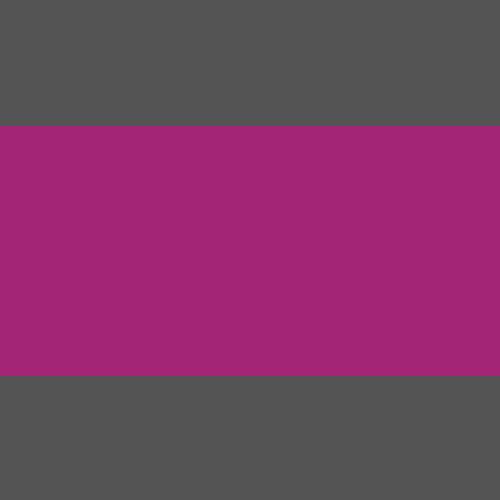
Frame 1 (no input)
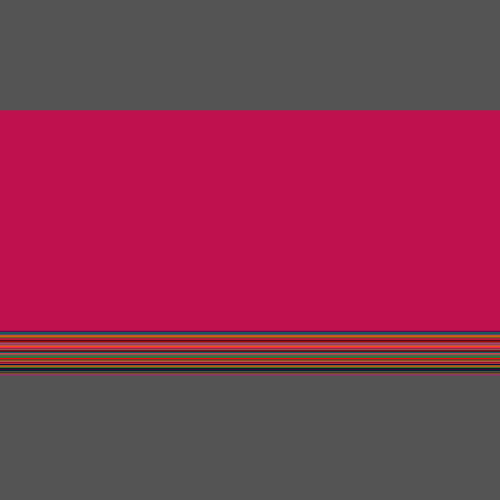
Frame 60 (the mouse pressed at the canvas centre just before this capture)
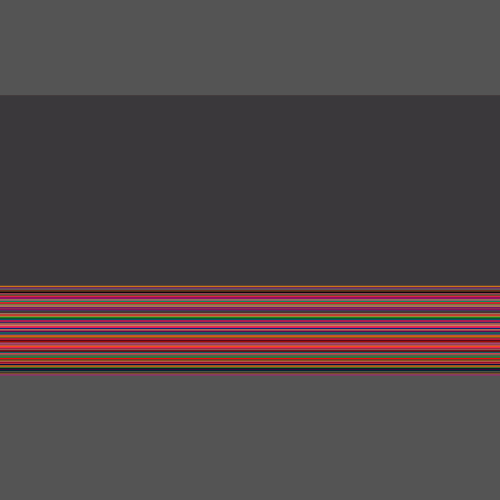
Frame 120 (the mouse held since frame 60 and released just before this capture)

The Processing sketch that drew these frames (run headless with seeded random() and noise(); from frame 60 on, the mouse is pressed at the canvas centre):

// Processing sketch: processing_135785
// ── processing_135785.pde

float a;

void setup(){
 size(500,500);
  frameRate(10);
 background(84,84,84,3);
  a=height/2; 
  
}

void draw(){
  
 
 stroke(random(255),random(145),random(125));
 strokeWeight(a);
 line(0,a,width,a);
 a=a-0.5;
    
if(a<0){
    a=height/2;
    }
}
